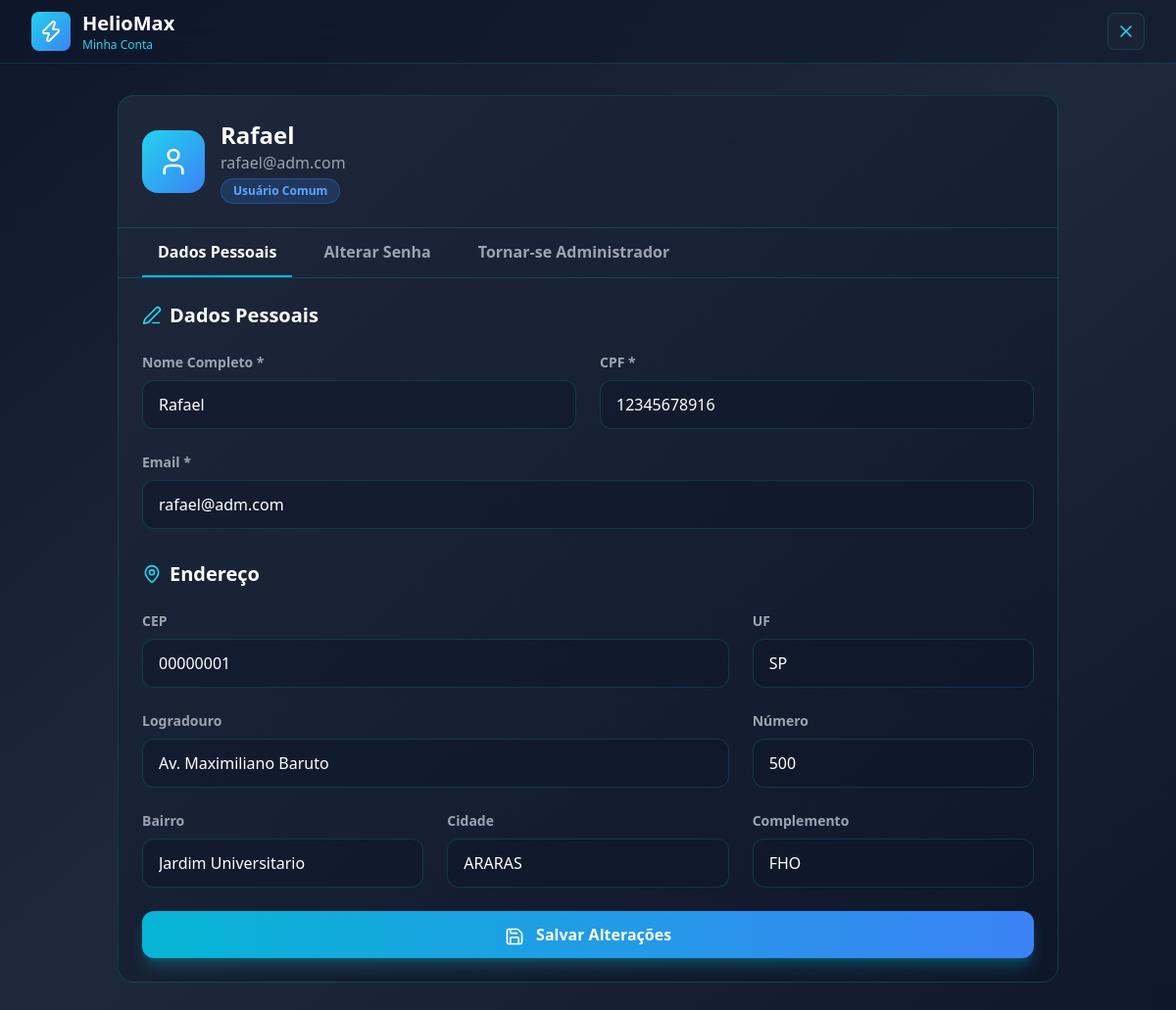
Screenshot of /codigoPWEB/pages/PHP/perfil.php (signed in) with the database file from the repository.
### tables this page shows
CREATE TABLE `usuario` (
  `ID_USER` int(11) NOT NULL,
  `NOME` varchar(100) NOT NULL,
  `CPF` varchar(11) NOT NULL,
  `EMAIL` varchar(150) NOT NULL,
  `SENHA` varchar(255) NOT NULL,
  `TIPO_USUARIO` tinyint(4) NOT NULL,
  `NUMERO_RESIDENCIA` varchar(10) NOT NULL,
  `COMPLEMENTO_ENDERECO` varchar(100) DEFAULT NULL,
  `CEP` varchar(9) DEFAULT NULL,
  `FK_ID_CEP` int(11) NOT NULL
);

CREATE TABLE `estado` (
  `ID_ESTADO` int(11) NOT NULL,
  `UF` char(2) NOT NULL
);

CREATE TABLE `cep` (
  `ID_CEP` int(11) NOT NULL,
  `CEP` varchar(9) DEFAULT NULL,
  `LOGRADOURO` varchar(255) NOT NULL,
  `FK_BAIRRO` int(11) NOT NULL
);

CREATE TABLE `bairro` (
  `ID_BAIRRO` int(11) NOT NULL,
  `NOME` varchar(255) NOT NULL,
  `FK_CIDADE` int(11) NOT NULL
);

CREATE TABLE `cidade` (
  `ID_CIDADE` int(11) NOT NULL,
  `NOME` varchar(50) NOT NULL,
  `FK_ESTADO` int(11) NOT NULL
);

### codigoPWEB/pages/PHP/perfil.php (the view, shortened to what this page needs)
<?php
$host = '127.0.0.1';
$dbname = 'heliomax';
$username = 'root';
$password = '';
try {
     $pdo = new PDO("mysql:host=$host;dbname=$dbname;charset=utf8mb4", $username, $password);
     $pdo->setAttribute(PDO::ATTR_ERRMODE, PDO::ERRMODE_EXCEPTION);
} catch (PDOException $e) {
     die("Erro na conexão: " . $e->getMessage());
}
$user_id = $_SESSION['usuario_id'];
$stmt = $pdo->prepare("SELECT u.*,
                       u.CEP as CEP_USUARIO,
                       u.NUMERO_RESIDENCIA,
                       u.COMPLEMENTO_ENDERECO,
                       c.CEP as CEP_TABELA,
                       c.LOGRADOURO,
                       b.NOME as bairro,
                       ci.NOME as cidade,
                       e.UF
                       FROM usuario u
                       LEFT JOIN cep c ON u.FK_ID_CEP = c.ID_CEP
                       LEFT JOIN bairro b ON c.FK_BAIRRO = b.ID_BAIRRO
                       LEFT JOIN cidade ci ON b.FK_CIDADE = ci.ID_CIDADE
                       LEFT JOIN estado e ON ci.FK_ESTADO = e.ID_ESTADO
                       WHERE u.ID_USER = ?");
$stmt->execute([$user_id]);
$usuario = $stmt->fetch();
?>
<!DOCTYPE html>
<html lang="pt-BR">
<head>
     <script src="https://cdn.tailwindcss.com"></script>
</head>
<body class="min-h-screen bg-gradient-to-br from-slate-900 via-slate-800 to-slate-900">
     <header class="bg-slate-900/50 backdrop-blur-xl border-b border-cyan-500/20 sticky top-0 z-50">
          <div class="max-w-7xl mx-auto px-4 sm:px-6 lg:px-8">
               <div class="flex items-center justify-between h-16">
                    <div class="flex items-center gap-3">
                         <div
                              class="w-10 h-10 bg-gradient-to-br from-cyan-400 to-blue-500 rounded-lg flex items-center justify-center">
                              <i data-lucide="zap" class="w-6 h-6 text-white"></i>
                         </div>
                         <div>
                              <h1 class="text-xl font-bold text-white">HelioMax</h1>
                              <p class="text-xs text-cyan-400">Minha Conta</p>
                         </div>
                    </div>
                    <div class="flex items-center gap-4">
                         <button onclick="window.history.back()"
                              class="p-2 bg-slate-800/50 hover:bg-slate-700/50 rounded-lg border border-cyan-500/20 hover:border-cyan-500/40 transition-all">
                              <i data-lucide="x" class="w-5 h-5 text-cyan-400"></i>
                         </button>
                    </div>
               </div>
          </div>
     </header>
     <main class="max-w-5xl mx-auto px-4 sm:px-6 lg:px-8 py-8">
          <div
               class="bg-gradient-to-br from-slate-800/95 to-slate-900/95 backdrop-blur-xl rounded-2xl border border-cyan-500/20">
               <div class="p-6 border-b border-cyan-500/20 flex items-center gap-4">
                    <div
                         class="w-16 h-16 bg-gradient-to-br from-cyan-400 to-blue-500 rounded-2xl flex items-center justify-center">
                         <i data-lucide="user" class="w-8 h-8 text-white"></i>
                    </div>
                    <div>
                         <h2 class="text-2xl font-bold text-white"><?php echo htmlspecialchars($usuario['NOME']); ?>
                         </h2>
                         <p class="text-gray-400"><?php echo htmlspecialchars($usuario['EMAIL']); ?></p>
                         <span
                              class="inline-block mt-1 px-3 py-1 bg-<?php echo $usuario['TIPO_USUARIO'] == 1 ? 'purple' : 'blue'; ?>-500/20 text-<?php echo $usuario['TIPO_USUARIO'] == 1 ? 'purple' : 'blue'; ?>-400 rounded-full text-xs font-semibold border border-<?php echo $usuario['TIPO_USUARIO'] == 1 ? 'purple' : 'blue'; ?>-500/30">
                              <?php echo $usuario['TIPO_USUARIO'] == 1 ? 'Administrador' : 'Usuário Comum'; ?>
                         </span>
                    </div>
               </div>
               <div class="border-b border-cyan-500/20 px-6">
                    <div class="flex gap-4">
                         <button onclick="mudarTab('dadosPessoais')" id="tabDadosPessoais"
                              class="px-4 py-3 text-white font-semibold border-b-2 border-cyan-500 transition-colors">
                              Dados Pessoais
                         </button>
                         <button onclick="mudarTab('alterarSenha')" id="tabAlterarSenha"
                              class="px-4 py-3 text-gray-400 font-semibold border-b-2 border-transparent hover:text-white transition-colors">
                              Alterar Senha
                         </button>
                         <?php if ($usuario['TIPO_USUARIO'] == 0): ?>
                              <button onclick="mudarTab('tornarAdmin')" id="tabTornarAdmin"
                                   class="px-4 py-3 text-gray-400 font-semibold border-b-2 border-transparent hover:text-white transition-colors">
                                   Tornar-se Administrador
                              </button>
                         <?php endif; ?>
                    </div>
               </div>
               <div id="contentDadosPessoais" class="p-6">
                    <form method="POST" action="">
                         <h3 class="text-xl font-bold text-white mb-6 flex items-center gap-2">
                              <i data-lucide="edit-3" class="w-5 h-5 text-cyan-400"></i>
                              Dados Pessoais
                         </h3>
                         <div class="grid grid-cols-1 md:grid-cols-2 gap-6 mb-6">
                              <div>
                                   <label class="block text-gray-400 text-sm font-semibold mb-2">Nome Completo *</label>
                                   <input type="text" name="nome" required
                                        value="<?php echo htmlspecialchars($usuario['NOME']); ?>"
                                        class="w-full px-4 py-3 bg-slate-900/50 border border-cyan-500/20 rounded-xl text-white placeholder-gray-500 focus:outline-none focus:border-cyan-500/50 transition-colors">
                              </div>
                              <div>
                                   <label class="block text-gray-400 text-sm font-semibold mb-2">CPF *</label>
                                   <input type="text" name="cpf" required
                                        value="<?php echo htmlspecialchars($usuario['CPF']); ?>" maxlength="14"
                                        class="w-full px-4 py-3 bg-slate-900/50 border border-cyan-500/20 rounded-xl text-white placeholder-gray-500 focus:outline-none focus:border-cyan-500/50 transition-colors">
                              </div>
                              <div class="md:col-span-2">
                                   <label class="block text-gray-400 text-sm font-semibold mb-2">Email *</label>
                                   <input type="email" name="email" required
                                        value="<?php echo htmlspecialchars($usuario['EMAIL']); ?>"
                                        class="w-full px-4 py-3 bg-slate-900/50 border border-cyan-500/20 rounded-xl text-white placeholder-gray-500 focus:outline-none focus:border-cyan-500/50 transition-colors">
                              </div>
                         </div>
                         <h3 class="text-xl font-bold text-white mb-6 flex items-center gap-2 mt-8">
                              <i data-lucide="map-pin" class="w-5 h-5 text-cyan-400"></i>
                              Endereço
                         </h3>
                         <div class="grid grid-cols-1 md:grid-cols-3 gap-6 mb-6">
                              <div class="md:col-span-2">
                                   <label class="block text-gray-400 text-sm font-semibold mb-2">CEP</label>
                                   <input type="text" name="cep_perfil" id="cep_perfil" placeholder="Ex: 13610-100"
                                        maxlength="9"
                                        value="<?php echo htmlspecialchars($usuario['CEP_USUARIO'] ?? $usuario['CEP_TABELA'] ?? ''); ?>"
                                        class="w-full px-4 py-3 bg-slate-900/50 border border-cyan-500/20 rounded-xl text-white placeholder-gray-500 focus:outline-none focus:border-cyan-500/50 transition-colors">
                              </div>
                              <div>
                                   <label class="block text-gray-400 text-sm font-semibold mb-2">UF</label>
                                   <input type="text" name="uf_perfil" id="uf_perfil"
                                        value="<?php echo htmlspecialchars($usuario['UF'] ?? ''); ?>"
                                        placeholder="Ex: SP" maxlength="2"
                                        class="w-full px-4 py-3 bg-slate-900/50 border border-cyan-500/20 rounded-xl text-white placeholder-gray-500 focus:outline-none focus:border-cyan-500/50 transition-colors uppercase">
                              </div>
                              <div class="md:col-span-2">
                                   <label class="block text-gray-400 text-sm font-semibold mb-2">Logradouro</label>
                                   <input type="text" name="logradouro_perfil" id="logradouro_perfil"
                                        value="<?php echo htmlspecialchars($usuario['LOGRADOURO'] ?? ''); ?>"
                                        placeholder="Ex: Av. Paulista"
                                        class="w-full px-4 py-3 bg-slate-900/50 border border-cyan-500/20 rounded-xl text-white placeholder-gray-500 focus:outline-none focus:border-cyan-500/50 transition-colors">
                              </div>
                              <div>
                                   <label class="block text-gray-400 text-sm font-semibold mb-2">Número</label>
                                   <input type="text" name="numero_residencia" id="numero_residencia_perfil"
                                        value="<?php echo htmlspecialchars($usuario['NUMERO_RESIDENCIA'] ?? ''); ?>"
                                        oninput="this.value = this.value.replace(/\D/g, '')" inputmode="numeric"
                                        placeholder="Ex: 123"
                                        class="w-full px-4 py-3 bg-slate-900/50 border border-cyan-500/20 rounded-xl text-white placeholder-gray-500 focus:outline-none focus:border-cyan-500/50 transition-colors">
                              </div>
                              <div>
                                   <label class="block text-gray-400 text-sm font-semibold mb-2">Bairro</label>
                                   <input type="text" name="bairro_perfil" id="bairro_perfil"
                                        value="<?php echo htmlspecialchars($usuario['bairro'] ?? ''); ?>"
                                        placeholder="Ex: Bela Vista"
                                        class="w-full px-4 py-3 bg-slate-900/50 border border-cyan-500/20 rounded-xl text-white placeholder-gray-500 focus:outline-none focus:border-cyan-500/50 transition-colors">
                              </div>
                              <div>
                                   <label class="block text-gray-400 text-sm font-semibold mb-2">Cidade</label>
                                   <input type="text" name="cidade_perfil" id="cidade_perfil"
                                        value="<?php echo htmlspecialchars($usuario['cidade'] ?? ''); ?>"
                                        placeholder="Ex: São Paulo"
                                        class="w-full px-4 py-3 bg-slate-900/50 border border-cyan-500/20 rounded-xl text-white placeholder-gray-500 focus:outline-none focus:border-cyan-500/50 transition-colors">
                              </div>
                              <div>
                                   <label class="block text-gray-400 text-sm font-semibold mb-2">Complemento</label>
                                   <input type="text" name="complemento" id="complemento_perfil"
                                        value="<?php echo htmlspecialchars($usuario['COMPLEMENTO_ENDERECO'] ?? ''); ?>"
                                        placeholder="Ex: Apto 10"
                                        class="w-full px-4 py-3 bg-slate-900/50 border border-cyan-500/20 rounded-xl text-white placeholder-gray-500 focus:outline-none focus:border-cyan-500/50 transition-colors">
                              </div>
                         </div>
                         <button type="submit"
                              class="w-full bg-gradient-to-r from-cyan-500 to-blue-500 hover:from-cyan-600 hover:to-blue-600 text-white font-bold py-3 px-6 rounded-xl transition-all duration-300 hover:scale-105 shadow-lg shadow-cyan-500/30">
                              <i data-lucide="save" class="w-5 h-5 inline-block mr-2"></i>
                              Salvar Alterações
                         </button>
                    </form>
               </div>
          </div>
     </main>
</body>
</html>

### rows the page displays
usuario: NOME "Rafael", EMAIL "rafael@adm.com", nome "Rafael", cpf "12345678916", email "rafael@adm.com", cep_perfil "00000001", uf_perfil "SP", logradouro_perfil "Av. Maximiliano Baruto", numero_residencia "500", bairro_perfil "Jardim Universitario", cidade_perfil "ARARAS", complemento "FHO"
